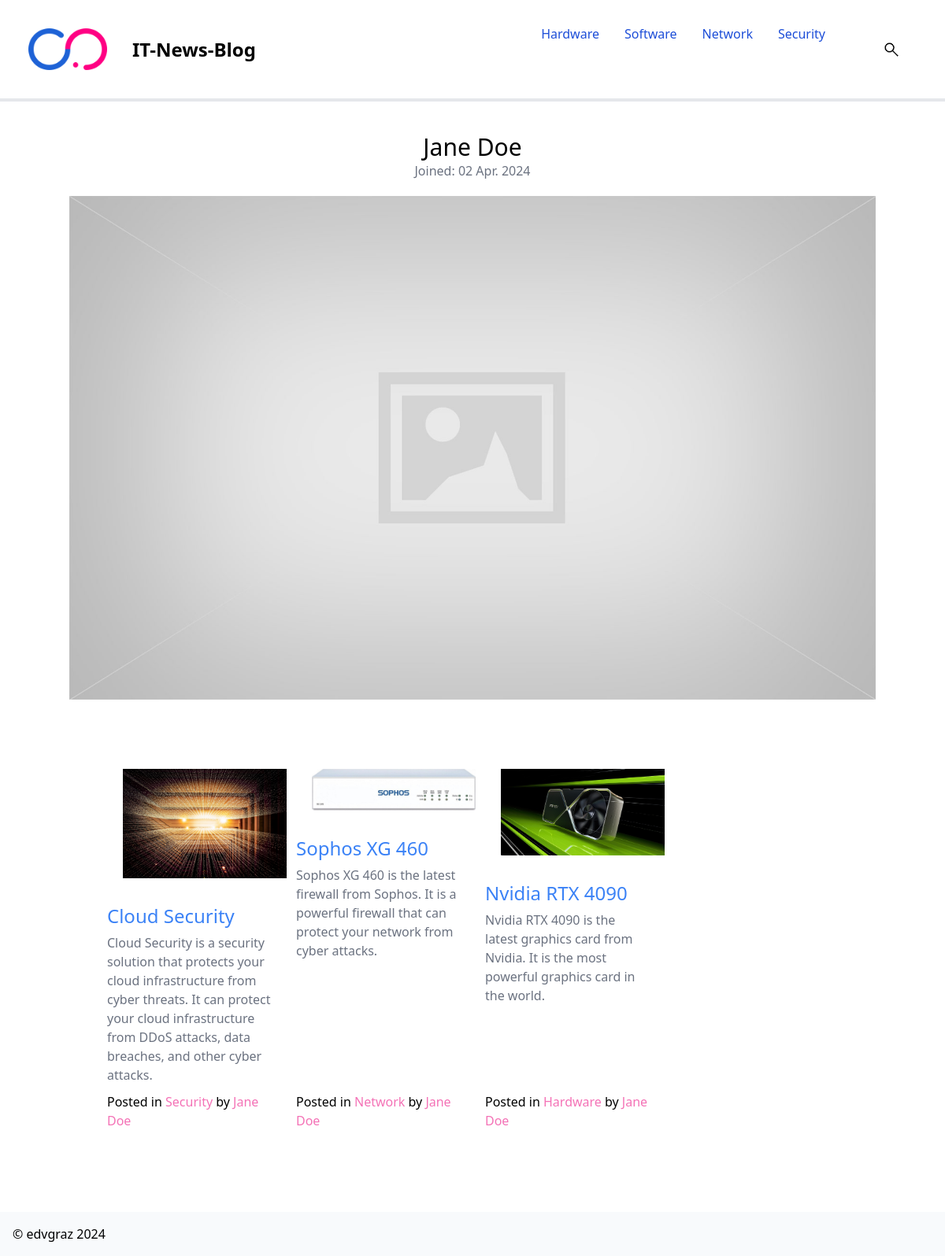
Screenshot of /public/user.php?id=2 with the database file from the repository.
### tables this page shows
CREATE TABLE `category` (
  `id` int(11) NOT NULL,
  `name` varchar(50) NOT NULL,
  `description` varchar(254) NOT NULL,
  `navigation` tinyint(1) NOT NULL,
  `seo_title` varchar(20) NOT NULL
);

CREATE TABLE `user` (
  `id` int(11) NOT NULL,
  `forename` varchar(100) NOT NULL,
  `surname` varchar(200) NOT NULL,
  `email` varchar(100) NOT NULL,
  `password` varchar(254) NOT NULL,
  `joined` timestamp NOT NULL DEFAULT CURRENT_TIMESTAMP,
  `profile_pic` varchar(254) DEFAULT NULL,
  `role` varchar(50) NOT NULL DEFAULT 'admin'
);

CREATE TABLE `articles` (
  `id` int(11) NOT NULL,
  `title` varchar(100) NOT NULL,
  `summary` varchar(200) NOT NULL,
  `content` text NOT NULL,
  `created` timestamp NOT NULL DEFAULT CURRENT_TIMESTAMP,
  `category_id` int(11) NOT NULL,
  `user_id` int(11) NOT NULL,
  `images_id` int(11) DEFAULT NULL,
  `published` tinyint(4) NOT NULL,
  `seo_title` varchar(20) NOT NULL
);

CREATE TABLE `images` (
  `id` int(11) NOT NULL,
  `filename` varchar(200) NOT NULL,
  `alttext` varchar(200) NOT NULL
);

### public/includes/functions.php (called while the page is built, shortened)
<?php
function e($string)
{
    return htmlentities($string, ENT_QUOTES, "UTF-8", false);
}
function pdo_execute(PDO $pdo, string $sql, array $bindings = null): false|PDOStatement
{
    if (!$bindings) {
        return $pdo->query($sql);
    }
    $statement = $pdo->prepare($sql);
    foreach ($bindings as $key => $value) {
        if (is_int($value)) {
            $statement->bindValue($key, $value, PDO::PARAM_INT);
        } else {
            $statement->bindValue($key, $value);
        }
    }
    $statement->execute();
    return $statement;
}
function format_date(string $string): string
{
    $date = date_create_from_format('Y-m-d H:i:s', $string);
    return $date->format('d M. Y');
}

### public/user.php (the view, shortened to what this page needs)
<?php
require 'includes/db-connect.php';
require 'includes/functions.php';
$cat_id = filter_input(INPUT_GET, 'id', FILTER_VALIDATE_INT);
$sql = "select forename, surname, joined, profile_pic from user where id = :id;";
$user = pdo_execute($pdo, $sql, ["id" => $cat_id])->fetch(PDO::FETCH_ASSOC);
$sql =
    "select a.id, a.title, a.summary, a.category_id, a.user_id, c.name as category,
    concat(u.forename, ' ', u.surname) as author, i.filename as image_file, i.alttext as image_alt
    from articles as a
    join category as c on a.category_id=c.id
    join user as u on a.user_id=u.id
    left join images as i on a.images_id=i.id
    where a.user_id=:id and a.published=1
    order by a.id desc;
    ";
$articles = pdo_execute($pdo, $sql, ['id' => $cat_id])->fetchAll(PDO::FETCH_ASSOC);
$sql = "select id, name from category where navigation = 1;";
$navigation = pdo_execute($pdo, $sql)->fetchAll();
$section = '';
?>
<?php include './includes/header.php'; ?>
<main class="container mx-auto mt-10 mb-10">
    <section>
        <h1 class="text-3xl text-center"><?= e($user['forename']) ?> <?= e($user['surname']) ?></h1>
        <p class="text-center text-gray-500">Joined: <?= e(format_date($user['joined'])) ?></p>
        <img class="mx-auto" src="uploads/<?= e($user['profile_pic'] ?? 'placeholder.jpg') ?>" alt="<?= e($article['image_file']) ?>">
    </section>
    <section class="flex flex-wrap p-8">
        <?php foreach ($articles as $article) : ?>
            <article class="w-full p-4 flex justify-between flex-col sm:w-1/2 md:w-1/3 lg:w-1/4 xl:w-1/6 mb-4">
                <a href="article.php?id=<?= $article['id'] ?>">
                    <img src="uploads/<?= e($article['image_file'] ?? 'blank.png') ?>" alt="<?= e($article['image_file']) ?>">
                    <h2 class="text-blue-500 text-2xl pt-3 pb-1.5"><?= e($article['title']) ?></h2>
                    <p class="text-gray-500 pb-2.5"><?= e($article['summary']) ?></p>
                </a>
                <p class="credit-text-xs">
                    Posted in <a class="text-pink-400" href="category.php?id=<?= $article['category_id'] ?>">
                        <?= e($article['category']) ?>
                    </a>
                    by <a class="text-pink-400" href="user.php?id=<?= $article['user_id'] ?>">
                        <?= e($article['author']) ?></a>
                </p>
            </article>
        <?php endforeach; ?>
    </section>
</main>
<?php include './includes/footer.php'; ?>

### public/includes/header.php (shortened to what this page needs)
<!DOCTYPE html>
<html lang="de-DE">
<head>
    <link rel="stylesheet" type="text/css" href="../css/output.css">
</head>
<body>
<header class="bg-white border-gray-200 dark:bg-gray-900 border-b-4">
    <div class="max-w-screen-xl flex flex-wrap items-center justify-between mx-auto p-4">
        <div class="logo">
            <a href="../index.php" class="flex items-center space-x-3 rtl:space-x-reverse">
                <img src="../img/page-logo.png" alt="IT-Logo" width="100">
                <span class="self-center text-2xl font-semibold whitespace-nowrap dark:text-white">IT-News-Blog</span>
            </a>
        </div>
        <nav>
            <div class="hidden w-full md:block md:w-auto" id="navbar-default">
                <ul id="menu"
                    class="font-medium flex flex-col p-4 md:p-0 mt-4 border border-gray-100 rounded-lg bg-gray-50 md:flex-row md:space-x-8 rtl:space-x-reverse md:mt-0 md:border-0 md:bg-white dark:bg-gray-800 md:dark:bg-gray-900 dark:border-gray-700">
									<?php foreach ( $navigation as $link ) : ?>
                      <li>
                          <a class="block py-2 px-3 text-white bg-blue-700 rounded hover:text-pink-600 md:bg-transparent md:text-blue-700 md:p-0 dark:text-white md:dark:text-blue-500"
                             href="category.php?id=<?= $link['id'] ?>"<?= ( $section == $link['id'] ) ? 'aria-current="page"' : '' ?>>
														<?= e( $link['name'] ) ?>
                          </a>
                      </li>
									<?php endforeach; ?>
                    <li>
                        <a href="search.php">
                            <object class="pointer-events-none" data="../img/material-search.svg" type="image/svg+xml">
                                <img src="../img/material-search.png" alt="Search">
                            </object>
                        </a>
                    </li>
                </ul>
            </div>
        </nav>
    </div>
</header>

### rows the page displays
category: name "Hardware"
category: name "Software"
category: name "Network"
category: name "Security"
user: forename "Jane", surname "Doe", joined "02 Apr. 2024"
articles: images.filename (picture), title "Cloud Security", summary "Cloud Security is a security solution that protects your cloud infrastructure from cyber threats. It can protect your cloud infrastructure from DDoS attacks, data breaches, and other cyber attacks.", category.name "Security", author "Jane Doe"
articles: images.filename (picture), title "Sophos XG 460", summary "Sophos XG 460 is the latest firewall from Sophos. It is a powerful firewall that can protect your network from cyber attacks.", category.name "Network", author "Jane Doe"
articles: images.filename (picture), title "Nvidia RTX 4090", summary "Nvidia RTX 4090 is the latest graphics card from Nvidia. It is the most powerful graphics card in the world.", category.name "Hardware", author "Jane Doe"
